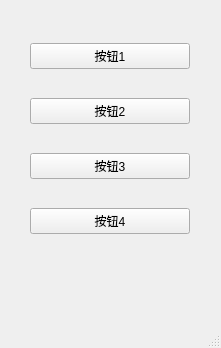
<?xml version="1.0" encoding="UTF-8"?>
<ui version="4.0">
 <class>MainWindow</class>
 <widget class="QMainWindow" name="MainWindow">
  <property name="geometry">
   <rect>
    <x>0</x>
    <y>0</y>
    <width>221</width>
    <height>348</height>
   </rect>
  </property>
  <property name="windowTitle">
   <string>MainWindow</string>
  </property>
  <widget class="QWidget" name="centralwidget">
   <widget class="QWidget" name="verticalLayoutWidget">
    <property name="geometry">
     <rect>
      <x>30</x>
      <y>20</y>
      <width>160</width>
      <height>241</height>
     </rect>
    </property>
    <layout class="QVBoxLayout" name="verticalLayout">
     <item>
      <widget class="QPushButton" name="pushButton_2">
       <property name="text">
        <string>按钮1</string>
       </property>
      </widget>
     </item>
     <item>
      <widget class="QPushButton" name="pushButton_3">
       <property name="text">
        <string>按钮2</string>
       </property>
      </widget>
     </item>
     <item>
      <widget class="QPushButton" name="pushButton">
       <property name="text">
        <string>按钮3</string>
       </property>
      </widget>
     </item>
     <item>
      <widget class="QPushButton" name="pushButton_4">
       <property name="text">
        <string>按钮4</string>
       </property>
      </widget>
     </item>
    </layout>
   </widget>
  </widget>
  <widget class="QMenuBar" name="menubar">
   <property name="geometry">
    <rect>
     <x>0</x>
     <y>0</y>
     <width>221</width>
     <height>26</height>
    </rect>
   </property>
  </widget>
  <widget class="QStatusBar" name="statusbar"/>
 </widget>
 <resources/>
 <connections/>
</ui>
